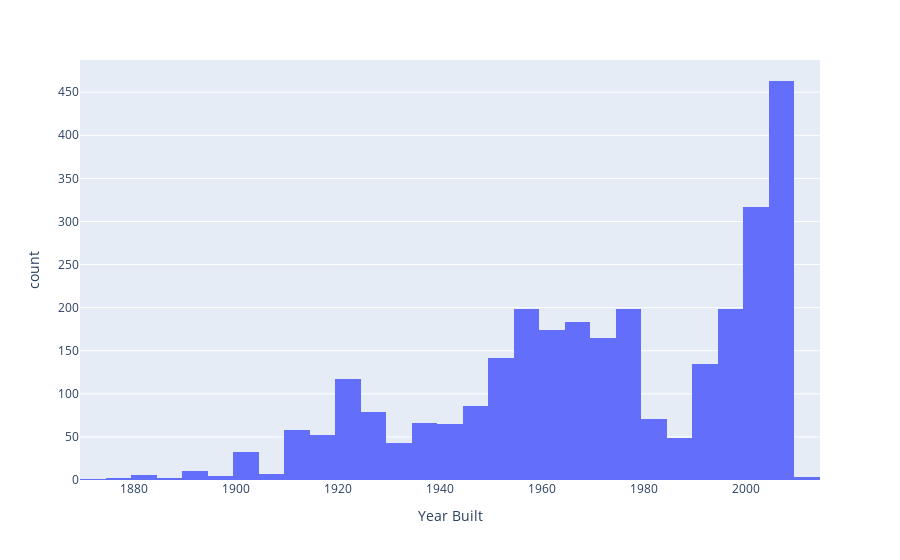

The notebook cell saved with this chart:
### Code cell
import plotly.express as px

px.histogram(ames_data, x = 'Year Built')

### Figure 1 — Plotly figure (JSON) as saved in the notebook; plotly's stock layout.template omitted (floating-point values rounded to 4 significant figures; data arrays with more than 128 entries replaced by an {"elided": "..."} marker saying what was removed)
{"data": [{"alignmentgroup": "True", "bingroup": "x", "hovertemplate": "Year Built=%{x}<br>count=%{y}<extra></extra>", "legendgroup": "", "marker": {"color": "#636efa", "pattern": {"shape": ""}}, "name": "", "offsetgroup": "", "orientation": "v", "showlegend": false, "type": "histogram", "x": {"elided": "2930 int values"}, "xaxis": "x", "yaxis": "y"}], "layout": {"barmode": "relative", "legend": {"tracegroupgap": 0}, "margin": {"t": 60}, "xaxis": {"anchor": "y", "domain": [0, 1], "title": {"text": "Year Built"}}, "yaxis": {"anchor": "x", "domain": [0, 1], "title": {"text": "count"}}}}
